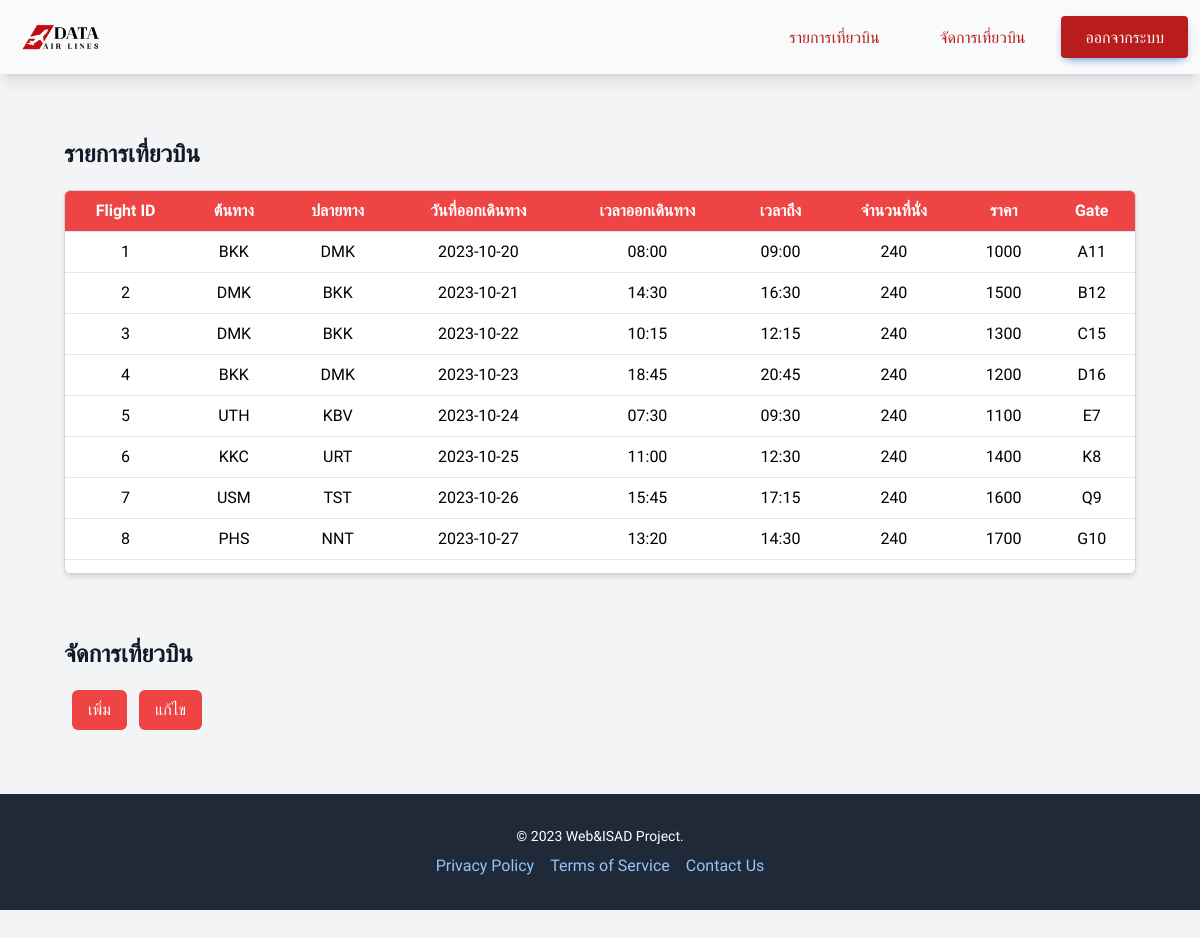
The page /manager.php (signed in) on the database as committed earlier.
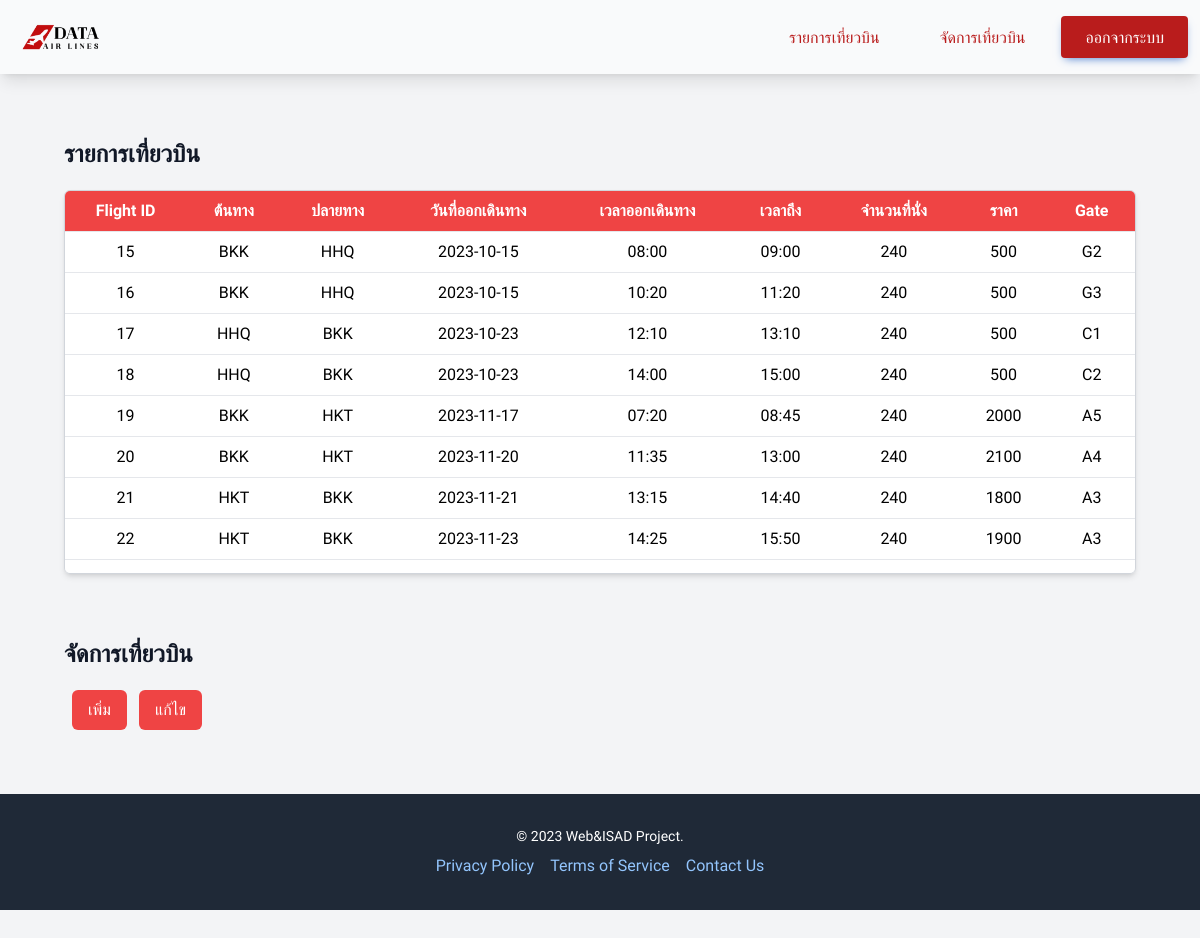
The same page on the database as committed later.
### tables this page shows
CREATE TABLE "flights" (
	"flight_id"	INTEGER NOT NULL UNIQUE,
	"origin"	varchar(255) NOT NULL,
	"destination"	varchar(255),
	"depart_date"	date NOT NULL,
	"depart_time"	time,
	"arrive_time"	time,
	"num_of_seat"	INTEGER NOT NULL,
	"price"	INTEGER,
	"gate"	varchar(255),
	FOREIGN KEY("destination") REFERENCES "airports"("airport_code"),
	FOREIGN KEY("origin") REFERENCES "airports"("airport_code"),
	PRIMARY KEY("flight_id" AUTOINCREMENT)
);

### manager.php (the view, shortened to what this page needs)
<?php
	include('includes/head.php');
	include("includes/navbar.php");
	include("dbcon.php");
	$flight_table = [];
	$sql_flight = "SELECT * FROM flights";
	$ret_flight = $db->query($sql_flight);
	while($row = $ret_flight->fetchArray(SQLITE3_ASSOC))
	{
		array_push($flight_table, $row);
	}
?>
<div class="mx-16 mt-16 mb-5 m flex items-center">
	<h2 class="text-center text-2xl font-bold text-gray-900">รายการเที่ยวบิน</h2>
</div>
<div class="flex justify-center h-96 mx-16 overflow-auto border border-gray-300 shadow-md rounded-md">
	<table class="text-center min-w-full bg-white">
		<thead class="bg-red-500 text-white">
			<tr>
				<th class="py-2 px-4 border-b">Flight ID</th>
				<th class="py-2 px-4 border-b">ต้นทาง</th>
				<th class="py-2 px-4 border-b">ปลายทาง</th>
				<th class="py-2 px-4 border-b">วันที่ออกเดินทาง</th>
				<th class="py-2 px-4 border-b">เวลาออกเดินทาง</th>
				<th class="py-2 px-4 border-b">เวลาถึง</th>
				<th class="py-2 px-4 border-b">จำนวนที่นั่ง</th>
				<th class="py-2 px-4 border-b">ราคา</th>
				<th class="py-2 px-4 border-b">Gate</th>
			</tr>
		</thead>
		<tbody>
			<?php foreach($flight_table as $row){?>
				<tr>
					<td class="py-2 px-4 border-b"><?php echo $row['flight_id'];?></td>
					<td class="py-2 px-4 border-b"><?php echo $row['origin'];?></td>
					<td class="py-2 px-4 border-b"><?php echo $row['destination'];?></td>
					<td class="py-2 px-4 border-b"><?php echo $row['depart_date'];?></td>
					<td class="py-2 px-4 border-b"><?php echo $row['depart_time'];?></td>
					<td class="py-2 px-4 border-b"><?php echo $row['arrive_time'];?></td>
					<td class="py-2 px-4 border-b"><?php echo $row['num_of_seat'];?></td>
					<td class="py-2 px-4 border-b"><?php echo $row['price'];?></td>
					<td class="py-2 px-4 border-b"><?php echo $row['gate'];?></td>
				</tr>
			<?php }?>
		</tbody>
	</table>
</div>
<div class="mx-16 mt-16 mb-5 m flex items-center">
	<h2 class="text-center text-2xl font-bold text-gray-900">จัดการเที่ยวบิน</h2>
</div>
<div class="mx-16 mb-16 items-center">
	<form action="manager.php" method="POST">
		<button type="submit" name="add_flight" class="py-2 px-4 bg-red-500 text-white rounded-md hover:bg-red-700 ml-2">เพิ่ม</button>
		<button type="submit" name="update_flight" class="py-2 px-4 bg-red-500 text-white rounded-md hover:bg-red-700 ml-2">แก้ไข</button>
	</form>
</div>
<?php include("includes/footer.php")?>

Rows that differ between the two databases and show on the page:
removed flights: flight_id "1", origin "BKK", destination "DMK", depart_date "2023-10-20", depart_time "08:00", arrive_time "09:00", num_of_seat "240", price "1000", gate "A11"
removed flights: flight_id "2", origin "DMK", destination "BKK", depart_date "2023-10-21", depart_time "14:30", arrive_time "16:30", num_of_seat "240", price "1500", gate "B12"
removed flights: flight_id "3", origin "DMK", destination "BKK", depart_date "2023-10-22", depart_time "10:15", arrive_time "12:15", num_of_seat "240", price "1300", gate "C15"
removed flights: flight_id "4", origin "BKK", destination "DMK", depart_date "2023-10-23", depart_time "18:45", arrive_time "20:45", num_of_seat "240", price "1200", gate "D16"
removed flights: flight_id "5", origin "UTH", destination "KBV", depart_date "2023-10-24", depart_time "07:30", arrive_time "09:30", num_of_seat "240", price "1100", gate "E7"
removed flights: flight_id "6", origin "KKC", destination "URT", depart_date "2023-10-25", depart_time "11:00", arrive_time "12:30", num_of_seat "240", price "1400", gate "K8"
removed flights: flight_id "7", origin "USM", destination "TST", depart_date "2023-10-26", depart_time "15:45", arrive_time "17:15", num_of_seat "240", price "1600", gate "Q9"
removed flights: flight_id "8", origin "PHS", destination "NNT", depart_date "2023-10-27", depart_time "13:20", arrive_time "14:30", num_of_seat "240", price "1700", gate "G10"
added flights: flight_id "15", origin "BKK", destination "HHQ", depart_date "2023-10-15", depart_time "08:00", arrive_time "09:00", num_of_seat "240", price "500", gate "G2"
added flights: flight_id "16", origin "BKK", destination "HHQ", depart_date "2023-10-15", depart_time "10:20", arrive_time "11:20", num_of_seat "240", price "500", gate "G3"
added flights: flight_id "17", origin "HHQ", destination "BKK", depart_date "2023-10-23", depart_time "12:10", arrive_time "13:10", num_of_seat "240", price "500", gate "C1"
added flights: flight_id "18", origin "HHQ", destination "BKK", depart_date "2023-10-23", depart_time "14:00", arrive_time "15:00", num_of_seat "240", price "500", gate "C2"
added flights: flight_id "19", origin "BKK", destination "HKT", depart_date "2023-11-17", depart_time "07:20", arrive_time "08:45", num_of_seat "240", price "2000", gate "A5"
added flights: flight_id "20", origin "BKK", destination "HKT", depart_date "2023-11-20", depart_time "11:35", arrive_time "13:00", num_of_seat "240", price "2100", gate "A4"
added flights: flight_id "21", origin "HKT", destination "BKK", depart_date "2023-11-21", depart_time "13:15", arrive_time "14:40", num_of_seat "240", price "1800", gate "A3"
added flights: flight_id "22", origin "HKT", destination "BKK", depart_date "2023-11-23", depart_time "14:25", arrive_time "15:50", num_of_seat "240", price "1900", gate "A3"
